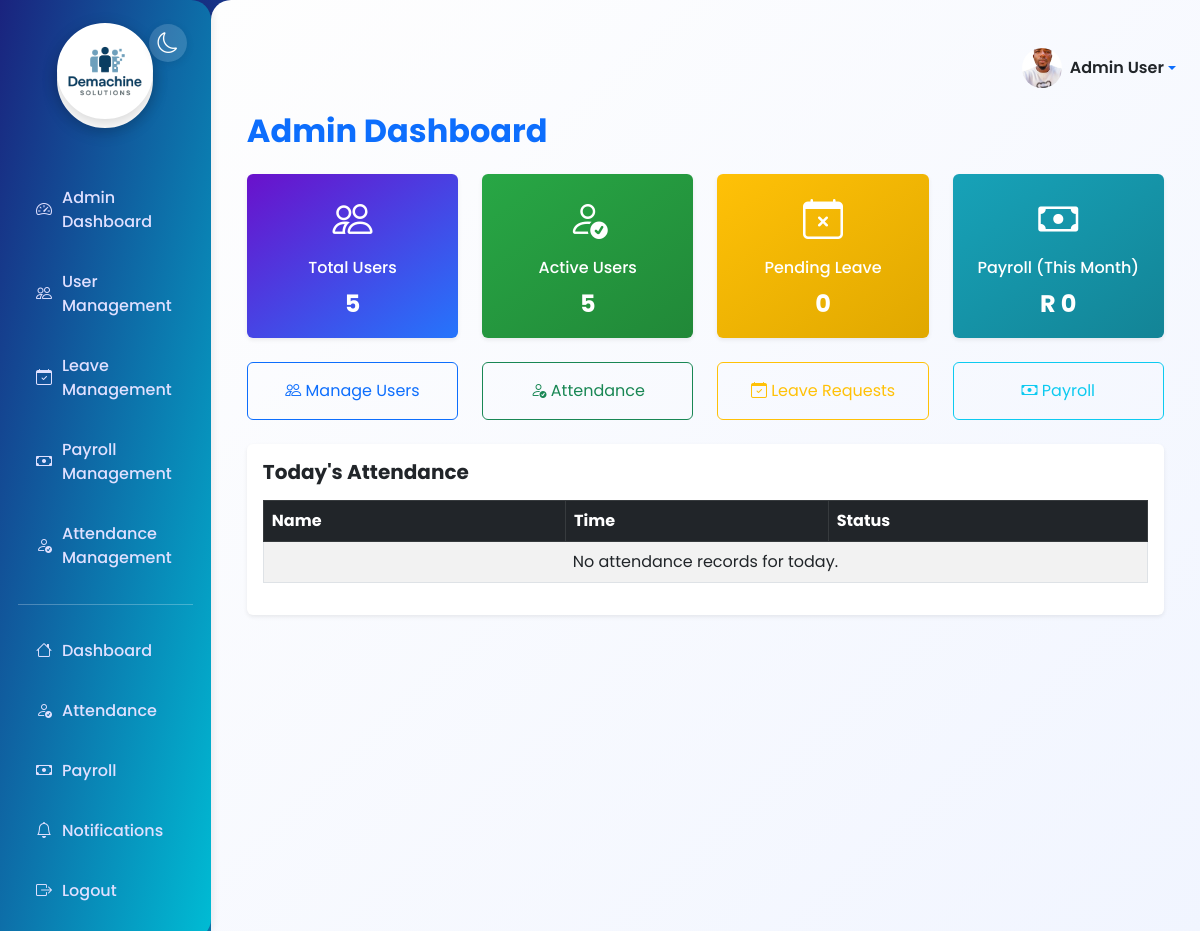
The page /admin (signed in) on the database its author committed.
### models.py (models this page shows, shortened)
class User(db.Model, UserMixin):
    id = db.Column(db.Integer, primary_key=True)
    username = db.Column(db.String(80), unique=True, nullable=False)
    email = db.Column(db.String(120), unique=True, nullable=False)
    password_hash = db.Column(db.String(128), nullable=False)
    name = db.Column(db.String(100))
    phone = db.Column(db.String(20))
    role = db.Column(db.String(20), default='user')  # 'admin' or 'user'
    is_active = db.Column(db.Boolean, default=True)
    date_joined = db.Column(db.DateTime, default=datetime.utcnow)
    face_encoding = db.Column(db.PickleType)  # Store face encoding as binary
    profile_picture = db.Column(db.String(255))  # Filename of profile picture
    email_notifications = db.Column(db.Boolean, default=True)
    sms_notifications = db.Column(db.Boolean, default=False)
    is_verified = db.Column(db.Boolean, default=False)
    attendances = db.relationship('Attendance', backref='user', lazy=True)
    leaves = db.relationship('LeaveRequest', backref='user', lazy=True)
    payrolls = db.relationship('Payroll', backref='user', lazy=True)
    notifications = db.relationship('Notification', backref='user', lazy=True)

### app.py (the view)
@app.route('/admin')
@login_required
@admin_required
def admin_dashboard():
    total_users = User.query.count()
    active_users = User.query.filter_by(is_active=True).count()
    pending_leave = LeaveRequest.query.filter_by(status='Pending').count()
    payroll_this_month = db.session.query(db.func.sum(Payroll.net_pay)).filter(
        db.extract('year', Payroll.period_end) == date.today().year,
        db.extract('month', Payroll.period_end) == date.today().month
    ).scalar() or 0
    todays_attendance = Attendance.query.filter(
        db.func.date(Attendance.timestamp) == date.today()
    ).all()
    return render_template('admin_dashboard.html',
        total_users=total_users,
        active_users=active_users,
        pending_leave=pending_leave,
        payroll_this_month=payroll_this_month,
        todays_attendance=todays_attendance
    )

### app.py (called while the page is built)
@login_manager.user_loader
def load_user(user_id):
    return User.query.get(int(user_id))

def admin_required(f):
    @wraps(f)
    def decorated_function(*args, **kwargs):
        if not current_user.is_authenticated or current_user.role != 'admin':
            abort(403)
        return f(*args, **kwargs)
    return decorated_function

@app.before_request
def before_request():
    if current_user.is_authenticated:
        g.unread_notifications = Notification.query.filter_by(user_id=current_user.id, is_read=False).count()
    else:
        g.unread_notifications = 0

### templates/admin_dashboard.html (shortened to what this page needs)
{% extends "layout.html" %}
{% block content %}
<div class="container-fluid">
  <h2 class="mb-4 fw-bold text-primary">Admin Dashboard</h2>
  <div class="row g-4 mb-4">
    <div class="col-md-3 col-6">
      <div class="card text-white bg-gradient-primary shadow-sm border-0">
        <div class="card-body text-center">
          <div class="fs-1 mb-2"><i class="bi bi-people"></i></div>
          <h6 class="card-title">Total Users</h6>
          <div class="fs-4 fw-bold">{{ total_users }}</div>
        </div>
      </div>
    </div>
    <div class="col-md-3 col-6">
      <div class="card text-white bg-gradient-success shadow-sm border-0">
        <div class="card-body text-center">
          <div class="fs-1 mb-2"><i class="bi bi-person-check"></i></div>
          <h6 class="card-title">Active Users</h6>
          <div class="fs-4 fw-bold">{{ active_users }}</div>
        </div>
      </div>
    </div>
    <div class="col-md-3 col-6">
      <div class="card text-white bg-gradient-warning shadow-sm border-0">
        <div class="card-body text-center">
          <div class="fs-1 mb-2"><i class="bi bi-calendar-x"></i></div>
          <h6 class="card-title">Pending Leave</h6>
          <div class="fs-4 fw-bold">{{ pending_leave }}</div>
        </div>
      </div>
    </div>
    <div class="col-md-3 col-6">
      <div class="card text-white bg-gradient-info shadow-sm border-0">
        <div class="card-body text-center">
          <div class="fs-1 mb-2"><i class="bi bi-cash"></i></div>
          <h6 class="card-title">Payroll (This Month)</h6>
          <div class="fs-4 fw-bold">R {{ payroll_this_month }}</div>
        </div>
      </div>
    </div>
  </div>
  <div class="row g-4 mb-4">
    <div class="col-md-3 col-6">
      <a href="/admin/users" class="btn btn-outline-primary w-100 py-3"><i class="bi bi-people"></i> Manage Users</a>
    </div>
    <div class="col-md-3 col-6">
      <a href="/admin/attendance" class="btn btn-outline-success w-100 py-3"><i class="bi bi-person-check"></i> Attendance</a>
    </div>
    <div class="col-md-3 col-6">
      <a href="/admin/leaves" class="btn btn-outline-warning w-100 py-3"><i class="bi bi-calendar-check"></i> Leave Requests</a>
    </div>
    <div class="col-md-3 col-6">
      <a href="/admin/payroll" class="btn btn-outline-info w-100 py-3"><i class="bi bi-cash"></i> Payroll</a>
    </div>
  </div>
  <div class="row g-4">
    <div class="col-12">
      <div class="card shadow-sm border-0">
        <div class="card-body">
          <h5 class="fw-bold mb-3">Today's Attendance</h5>
          <div class="table-responsive">
            <table class="table table-bordered table-striped align-middle">
              <thead class="table-dark">
                <tr>
                  <th>Name</th>
                  <th>Time</th>
                  <th>Status</th>
                </tr>
              </thead>
              <tbody>
                {% for row in todays_attendance %}
                <tr>
                  <td>{{ row.user.name or row.user.username }}</td>
                  <td>{{ row.timestamp.strftime('%H:%M:%S') }}</td>
                  <td>{{ row.status }}</td>
                </tr>
                {% else %}
                <tr>
                  <td colspan="3" class="text-center">No attendance records for today.</td>
                </tr>
                {% endfor %}
              </tbody>
            </table>
          </div>
        </div>
      </div>
    </div>
  </div>
</div>
{% endblock %}

### templates/layout.html (shortened to what this page needs)
<!DOCTYPE html>
<html lang="en">
<head>
    <link href="https://cdn.jsdelivr.net/npm/bootstrap@5.3.0/dist/css/bootstrap.min.css" rel="stylesheet">
    <link href="https://cdn.jsdelivr.net/npm/bootstrap-icons@1.10.5/font/bootstrap-icons.css" rel="stylesheet">
</head>
<body>
    <div class="d-flex">
        <div class="sidebar">
            <div class="brand" style="justify-content: center; text-align: center;">
                <div class="brand-logo" style="margin: 0 auto;">
                    <img src="{{ url_for('static', filename='images/Demachine solutions.png') }}" alt="Demachine solutions logo" style="width:96px; height:96px; object-fit:cover; border-radius:50%; border:4px solid #fff; box-shadow:0 4px 16px rgba(0,0,0,0.18); margin-bottom:18px; background:#fff;">
                </div>
            </div>
            <button class="theme-toggle" id="themeToggle" title="Toggle dark/light mode">
                <i class="bi bi-moon" id="themeIcon"></i>
            </button>
            <ul class="nav flex-column mt-4">
                {% if current_user.is_authenticated %}
                    {% if current_user.role == 'admin' %}
                        <li class="nav-item"><a href="/admin" class="nav-link"><i class="bi bi-speedometer2"></i> Admin Dashboard</a></li>
                        <li class="nav-item"><a href="/admin/users" class="nav-link"><i class="bi bi-people"></i> User Management</a></li>
                        <li class="nav-item"><a href="/admin/leaves" class="nav-link"><i class="bi bi-calendar-check"></i> Leave Management</a></li>
                        <li class="nav-item"><a href="/admin/payroll" class="nav-link"><i class="bi bi-cash"></i> Payroll Management</a></li>
                        <li class="nav-item"><a href="/admin/attendance" class="nav-link"><i class="bi bi-person-check"></i> Attendance Management</a></li>
                        <li><hr></li>
                    {% endif %}
                    <li class="nav-item"><a href="/dashboard" class="nav-link"><i class="bi bi-house"></i> Dashboard</a></li>
                    <li class="nav-item"><a href="/attendance" class="nav-link"><i class="bi bi-person-check"></i> Attendance</a></li>
                    <li class="nav-item"><a href="/payroll" class="nav-link"><i class="bi bi-cash"></i> Payroll</a></li>
                    <li class="nav-item"><a href="/notifications" class="nav-link"><i class="bi bi-bell"></i> Notifications
                    </a></li>
                    <li class="nav-item"><a href="/logout" class="nav-link"><i class="bi bi-box-arrow-right"></i> Logout</a></li>
                {% else %}
                    <li class="nav-item"><a href="/login" class="nav-link"><i class="bi bi-box-arrow-in-right"></i> Login</a></li>
                {% endif %}
            </ul>
        </div>
        <div class="main-content">
            <div class="d-flex justify-content-end align-items-center mb-3" style="min-height:56px;">
                <div class="dropdown">
                    <a href="#" class="d-flex align-items-center text-decoration-none dropdown-toggle" id="profileDropdown" data-bs-toggle="dropdown" aria-expanded="false">
                        {% if current_user.profile_picture %}
                            <img src="{{ url_for('static', filename='images/profiles/' + current_user.profile_picture) }}" alt="Profile" class="rounded-circle me-2" style="width:40px; height:40px; object-fit:cover;">
                        {% else %}
                            <img src="{{ url_for('static', filename='images/default_avatar.png') }}" alt="Profile" class="rounded-circle me-2" style="width:40px; height:40px; object-fit:cover;">
                        {% endif %}
                        <span class="fw-semibold text-dark">{{ current_user.name or current_user.username }}</span>
                    </a>
                </div>
            </div>
            {% block content %}{% endblock %}
        </div>
    </div>
</body>
</html>

### templates/layout.html (style rules this page uses)
:root { --primary: #1a237e; --secondary: #00bcd4; --accent: #ff9800; --bg-light: #f4f8fb; --bg-dark: #232a3b; --sidebar-width: 250px; }
html, body { min-height: 100vh; font-family: 'Poppins', Arial, sans-serif; background: linear-gradient(135deg, var(--primary) 0%, var(--secondary) 100%); color: #222; }
.sidebar { background: linear-gradient(to bottom right, var(--primary), var(--secondary)); color: #fff; width: var(--sidebar-width); min-height: 100vh; padding: 32px 18px 18px 18px; box-shadow: 2px 0 8px rgba(0,0,0,0.08); border-top-right-radius: 20px; border-bottom-right-radius: 20px; position: relative; }
.sidebar .brand { display: flex; align-items: center; margin-bottom: 2.5rem; justify-content: center; text-align: center; }
.sidebar .brand-logo { width: 96px; height: 96px; border-radius: 50%; border: 4px solid #fff; box-shadow: 0 4px 16px rgba(0,0,0,0.18); margin-bottom: 18px; background: #fff; display: flex; align-items: center; justify-content: center; font-size: 2rem; font-weight: 700; color: #fff; margin-right: 1rem; }
.sidebar .nav-link { color: #e0e0ff; font-weight: 500; padding: 12px 18px; margin: 6px 0; border-radius: 12px; display: flex; align-items: center; transition: background-color 0.3s, color 0.2s, transform 0.2s; }
.sidebar .nav-link i { margin-right: 10px; }
.theme-toggle { position: absolute; top: 1.5rem; right: 1.5rem; background: rgba(255,255,255,0.15); border-radius: 50%; border: none; width: 38px; height: 38px; display: flex; align-items: center; justify-content: center; font-size: 1.3rem; color: #fff; box-shadow: 0 2px 8px rgba(0,0,0,0.08); transition: background 0.2s; }
.main-content { padding: 40px 24px; width: 100%; background: linear-gradient(to bottom right, #fefefe, #f1f5ff); border-top-left-radius: 20px; min-height: 100vh; }

### templates/admin_dashboard.html (style rules this page uses)
.bg-gradient-primary { background: linear-gradient(145deg, #6a11cb, #2575fc); }
.bg-gradient-success { background: linear-gradient(145deg, #28a745, #218838); }
.bg-gradient-info { background: linear-gradient(145deg, #17a2b8, #138496); }
.bg-gradient-warning { background: linear-gradient(145deg, #ffc107, #e0a800); }

### rows shown on the page
User: profile_picture (picture), name "Admin User"

### other values the page prints
{{ total_users }} "5"
{{ active_users }} "5"
{{ pending_leave }} "0"
{{ payroll_this_month }} "0"
